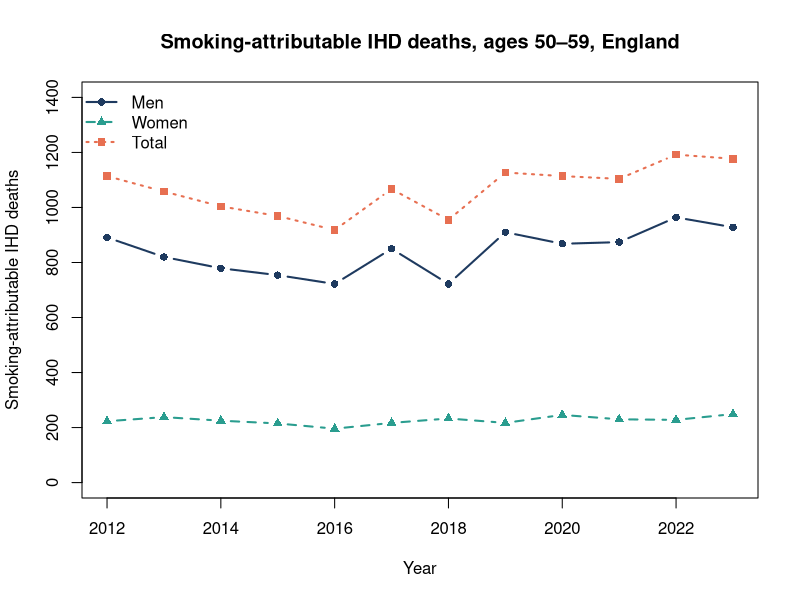

Source code (R):
## ---- chunk 1
smoking <- data.frame(
  year       = 2012:2023,
  prev_men   = c(21.9, 19.2, 18.4, 17.1, 15.9, 19.1, 14.7, 19.7, 16.3, 15.9, 17.7, 15.4),
  prev_women = c(17.4, 18.0, 17.3, 15.2, 13.2, 14.9, 15.9, 14.0, 15.6, 13.3, 12.2, 12.6)
)

smoking$p_men   <- smoking$prev_men   / 100
smoking$p_women <- smoking$prev_women / 100

smoking[, c("year", "prev_men", "prev_women")]
## ---- chunk 2
ihd <- data.frame(
  year         = 2012:2023,
  deaths_men   = c(2884, 2914, 2855, 2915, 2948, 3033, 3131, 3173, 3477, 3568, 3632, 3882),
  deaths_women = c( 683,  713,  694,  724,  731,  740,  761,  774,  814,  853,  900,  959)
)

ihd
## ---- chunk 3
RR_men   <- 3.04
RR_women <- 3.78

cat("Relative Risks (smoker vs non-smoker):\n")
cat("  RR for men:   ", RR_men, "\n")
cat("  RR for women: ", RR_women, "\n")
## ---- chunk 4
p_star <- c(0, 1) # Represents counterfactual with 0% smoking and 100% not smoking

results <- data.frame(
  year       = 2012:2023,
  PIF_men    = NA_real_,
  PIF_women  = NA_real_,
  attr_men   = NA_real_,
  attr_women = NA_real_
)

for (i in 1:nrow(results)) {
  
  p_men_obs   <- c(smoking$p_men[i],   1 - smoking$p_men[i])
  p_women_obs <- c(smoking$p_women[i], 1 - smoking$p_women[i])
  
  RR_men_vec   <- c(RR_men,   1)
  RR_women_vec <- c(RR_women, 1)
  
  results$PIF_men[i]   <- (sum(p_men_obs * RR_men_vec) - sum(p_star * RR_men_vec)) / sum(p_men_obs * RR_men_vec)
  results$PIF_women[i] <- (sum(p_women_obs * RR_women_vec) - sum(p_star * RR_women_vec)) / sum(p_women_obs * RR_women_vec)
  
  results$attr_men[i]   <- results$PIF_men[i]   * ihd$deaths_men[i]
  results$attr_women[i] <- results$PIF_women[i] * ihd$deaths_women[i]
}

results$PIF_men    <- round(results$PIF_men   * 100, 1)
results$PIF_women  <- round(results$PIF_women * 100, 1)
results$attr_men   <- round(results$attr_men)
results$attr_women <- round(results$attr_women)
results$attr_total <- results$attr_men + results$attr_women

results
## ---- chunk 5
plot(results$year, results$attr_men,
     type = "b", pch = 16, lwd = 2, col = "#1E3A5F",
     ylim = c(0, 1400),
     xlab = "Year",
     ylab = "Smoking-attributable IHD deaths",
     main = "Smoking-attributable IHD deaths, ages 50–59, England")

lines(results$year, results$attr_women,
      type = "b", pch = 17, lwd = 2, lty = 2, col = "#2A9D8F")

lines(results$year, results$attr_total,
      type = "b", pch = 15, lwd = 2, lty = 3, col = "#E76F51")

legend("topleft",
       legend = c("Men", "Women", "Total"),
       col    = c("#1E3A5F", "#2A9D8F", "#E76F51"),
       lwd = 2, lty = c(1, 2, 3), pch = c(16, 17, 15), bty = "n")
## ---- chunk 6
p_men_2023   <- smoking$p_men[smoking$year   == 2023]
p_women_2023 <- smoking$p_women[smoking$year == 2023]

p_men_cf   <- smoking$p_men[smoking$year   == 2012] / 2
p_women_cf <- smoking$p_women[smoking$year == 2012] / 2

deaths_men_2023   <- ihd$deaths_men[ihd$year   == 2023]
deaths_women_2023 <- ihd$deaths_women[ihd$year == 2023]

p_obs_men   <- c(p_men_2023,   1 - p_men_2023)
p_obs_women <- c(p_women_2023, 1 - p_women_2023)

p_cf_men   <- c(p_men_cf,   1 - p_men_cf)
p_cf_women <- c(p_women_cf, 1 - p_women_cf)

RR_men_vec   <- c(RR_men,   1)
RR_women_vec <- c(RR_women, 1)

PIF_men_scenario   <- (sum(p_obs_men * RR_men_vec) - sum(p_cf_men * RR_men_vec)) / sum(p_obs_men * RR_men_vec)
PIF_women_scenario <- (sum(p_obs_women * RR_women_vec) - sum(p_cf_women * RR_women_vec)) / sum(p_obs_women * RR_women_vec)

prevented_men_scenario   <- round(PIF_men_scenario   * deaths_men_2023) 
prevented_women_scenario <- round(PIF_women_scenario * deaths_women_2023)

attr_men_2023   <- results$attr_men[results$year   == 2023]
attr_women_2023 <- results$attr_women[results$year == 2023]


cat("--- 2023 results ---\n")
cat("Attributable deaths to smoking (avoidable if no smoking) — Men:", attr_men_2023,     " Women:", attr_women_2023,     "\n")
cat("Avoidable deaths for reduction in smoking — Men:", prevented_men_scenario, " Women:", prevented_women_scenario, "\n")
